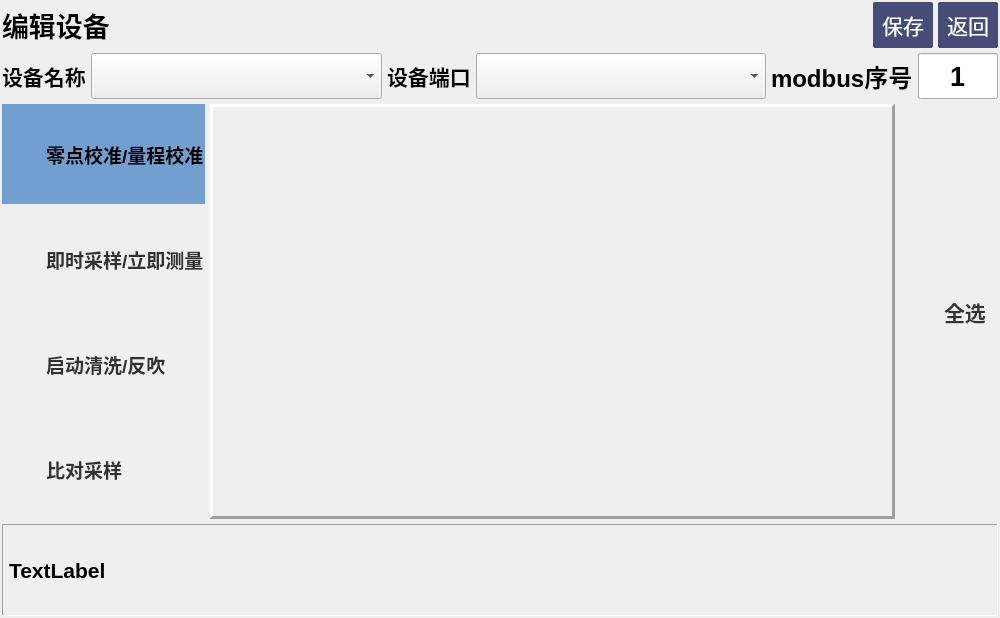
<?xml version="1.0" encoding="UTF-8"?>
<ui version="4.0">
 <class>EditRCDevice</class>
 <widget class="QWidget" name="EditRCDevice">
  <property name="geometry">
   <rect>
    <x>0</x>
    <y>0</y>
    <width>1000</width>
    <height>618</height>
   </rect>
  </property>
  <property name="sizePolicy">
   <sizepolicy hsizetype="Preferred" vsizetype="Preferred">
    <horstretch>0</horstretch>
    <verstretch>0</verstretch>
   </sizepolicy>
  </property>
  <property name="windowTitle">
   <string>编辑设备</string>
  </property>
  <layout class="QVBoxLayout" name="verticalLayout" stretch="1,1,9,2">
   <property name="spacing">
    <number>5</number>
   </property>
   <property name="sizeConstraint">
    <enum>QLayout::SetDefaultConstraint</enum>
   </property>
   <property name="leftMargin">
    <number>2</number>
   </property>
   <property name="topMargin">
    <number>2</number>
   </property>
   <property name="rightMargin">
    <number>2</number>
   </property>
   <property name="bottomMargin">
    <number>2</number>
   </property>
   <item>
    <layout class="QHBoxLayout" name="horizontalLayout_8" stretch="7,0,0">
     <item>
      <widget class="QLabel" name="label_3">
       <property name="font">
        <font>
         <pointsize>20</pointsize>
         <weight>75</weight>
         <bold>true</bold>
        </font>
       </property>
       <property name="text">
        <string>编辑设备</string>
       </property>
      </widget>
     </item>
     <item>
      <widget class="QPushButton" name="editok">
       <property name="sizePolicy">
        <sizepolicy hsizetype="Minimum" vsizetype="Preferred">
         <horstretch>0</horstretch>
         <verstretch>0</verstretch>
        </sizepolicy>
       </property>
       <property name="font">
        <font>
         <pointsize>16</pointsize>
        </font>
       </property>
       <property name="styleSheet">
        <string notr="true">QPushButton{
background-color: rgb(69, 76, 120);
color: rgb(255, 255, 255);
border: none;
border-radius: 2px;
width:60px;

}
 
QPushButton:hover{
background-color: rgb(0, 0, 152);
color: rgb(255, 255, 255);
border: none;
border-radius: 3px;

}
 
QPushButton:pressed{
background-color: rgb(0, 0, 152);
color: rgb(255, 255, 255);

}
</string>
       </property>
       <property name="text">
        <string>保存</string>
       </property>
      </widget>
     </item>
     <item>
      <widget class="QPushButton" name="editreback">
       <property name="sizePolicy">
        <sizepolicy hsizetype="Minimum" vsizetype="Preferred">
         <horstretch>0</horstretch>
         <verstretch>0</verstretch>
        </sizepolicy>
       </property>
       <property name="font">
        <font>
         <pointsize>16</pointsize>
        </font>
       </property>
       <property name="styleSheet">
        <string notr="true">QPushButton{
background-color: rgb(69, 76, 120);
color: rgb(255, 255, 255);
border: none;
border-radius: 2px;
width:60px;

}
 
QPushButton:hover{
background-color: rgb(0, 0, 152);
color: rgb(255, 255, 255);
border: none;
border-radius: 3px;

}
 
QPushButton:pressed{
background-color: rgb(0, 0, 152);
color: rgb(255, 255, 255);

}
</string>
       </property>
       <property name="text">
        <string>返回</string>
       </property>
      </widget>
     </item>
    </layout>
   </item>
   <item>
    <layout class="QHBoxLayout" name="horizontalLayout_7" stretch="0,1,0,1,0,0">
     <item>
      <widget class="QLabel" name="label_6">
       <property name="sizePolicy">
        <sizepolicy hsizetype="Preferred" vsizetype="Preferred">
         <horstretch>0</horstretch>
         <verstretch>0</verstretch>
        </sizepolicy>
       </property>
       <property name="font">
        <font>
         <pointsize>16</pointsize>
         <weight>75</weight>
         <bold>true</bold>
        </font>
       </property>
       <property name="text">
        <string>设备名称</string>
       </property>
      </widget>
     </item>
     <item>
      <widget class="QComboBox" name="editfacBox">
       <property name="sizePolicy">
        <sizepolicy hsizetype="Preferred" vsizetype="Preferred">
         <horstretch>0</horstretch>
         <verstretch>0</verstretch>
        </sizepolicy>
       </property>
       <property name="font">
        <font>
         <pointsize>16</pointsize>
         <weight>75</weight>
         <bold>true</bold>
        </font>
       </property>
       <property name="editable">
        <bool>false</bool>
       </property>
      </widget>
     </item>
     <item>
      <widget class="QLabel" name="label_7">
       <property name="sizePolicy">
        <sizepolicy hsizetype="Preferred" vsizetype="Preferred">
         <horstretch>0</horstretch>
         <verstretch>0</verstretch>
        </sizepolicy>
       </property>
       <property name="font">
        <font>
         <pointsize>16</pointsize>
         <weight>75</weight>
         <bold>true</bold>
        </font>
       </property>
       <property name="text">
        <string>设备端口</string>
       </property>
      </widget>
     </item>
     <item>
      <widget class="QComboBox" name="editcomBox">
       <property name="sizePolicy">
        <sizepolicy hsizetype="Preferred" vsizetype="Preferred">
         <horstretch>0</horstretch>
         <verstretch>0</verstretch>
        </sizepolicy>
       </property>
       <property name="font">
        <font>
         <pointsize>16</pointsize>
         <weight>75</weight>
         <bold>true</bold>
        </font>
       </property>
      </widget>
     </item>
     <item>
      <widget class="QLabel" name="label_10">
       <property name="font">
        <font>
         <pointsize>18</pointsize>
         <weight>75</weight>
         <bold>true</bold>
        </font>
       </property>
       <property name="text">
        <string>modbus序号</string>
       </property>
      </widget>
     </item>
     <item>
      <widget class="QLineEdit" name="e_modbusindex">
       <property name="sizePolicy">
        <sizepolicy hsizetype="Fixed" vsizetype="Preferred">
         <horstretch>0</horstretch>
         <verstretch>0</verstretch>
        </sizepolicy>
       </property>
       <property name="minimumSize">
        <size>
         <width>80</width>
         <height>0</height>
        </size>
       </property>
       <property name="maximumSize">
        <size>
         <width>30</width>
         <height>16777215</height>
        </size>
       </property>
       <property name="font">
        <font>
         <pointsize>20</pointsize>
         <weight>75</weight>
         <bold>true</bold>
        </font>
       </property>
       <property name="text">
        <string>1</string>
       </property>
       <property name="alignment">
        <set>Qt::AlignCenter</set>
       </property>
      </widget>
     </item>
    </layout>
   </item>
   <item>
    <layout class="QHBoxLayout" name="horizontalLayout_6" stretch="0,7,1">
     <item>
      <layout class="QVBoxLayout" name="verticalLayout_7">
       <item>
        <widget class="QCheckBox" name="editcmd1">
         <property name="sizePolicy">
          <sizepolicy hsizetype="Minimum" vsizetype="Preferred">
           <horstretch>0</horstretch>
           <verstretch>0</verstretch>
          </sizepolicy>
         </property>
         <property name="font">
          <font>
           <pointsize>14</pointsize>
           <weight>75</weight>
           <bold>true</bold>
          </font>
         </property>
         <property name="styleSheet">
          <string notr="true">QCheckBox{
	border: none;/*最外层边框*/
}
QCheckBox::indicator{/*选择框尺寸*/
    background-color: rgba(0, 0, 0, 0);
	color:black;
    border: 0px solid #b1b1b1;
        width: 38px;
        height: 32px;
	font 75  18px &quot;Ubuntu&quot;;
}
QCheckBox:enabled:checked{
        color: rgb(0, 0, 0);
        font 75  18px &quot;Ubuntu&quot;;
			
		background-color: rgb(114, 159, 207);
}
QCheckBox:enabled:!checked{
        color: rgb(50, 50, 50);
       font 75  18px &quot;Ubuntu&quot;;

}
QCheckBox:enabled:hover{
      	font 75  20px &quot;Ubuntu&quot;;
        color: rgb(0, 20, 155);
}
QCheckBox:!enabled{
	color: rgb(80, 80, 80);
}
 
QCheckBox::indicator:unchecked {
   
	image: url(:/images/Off.png);
}

QCheckBox::indicator:checked {
    image: url(:/images/On.png);
}
</string>
         </property>
         <property name="text">
          <string>零点校准/量程校准</string>
         </property>
         <property name="checked">
          <bool>true</bool>
         </property>
         <property name="autoExclusive">
          <bool>true</bool>
         </property>
        </widget>
       </item>
       <item>
        <widget class="QCheckBox" name="editcmd2">
         <property name="sizePolicy">
          <sizepolicy hsizetype="Preferred" vsizetype="Preferred">
           <horstretch>0</horstretch>
           <verstretch>0</verstretch>
          </sizepolicy>
         </property>
         <property name="font">
          <font>
           <pointsize>14</pointsize>
           <weight>75</weight>
           <bold>true</bold>
          </font>
         </property>
         <property name="styleSheet">
          <string notr="true">QCheckBox{
	border: none;/*最外层边框*/
}
QCheckBox::indicator{/*选择框尺寸*/
    background-color: rgba(0, 0, 0, 0);
	color:black;
    border: 0px solid #b1b1b1;
        width: 38px;
        height: 32px;
	font 75  18px &quot;Ubuntu&quot;;
}
QCheckBox:enabled:checked{
        color: rgb(0, 0, 0);
        font 75  18px &quot;Ubuntu&quot;;
			
		background-color: rgb(114, 159, 207);
}
QCheckBox:enabled:!checked{
        color: rgb(50, 50, 50);
       font 75  18px &quot;Ubuntu&quot;;

}
QCheckBox:enabled:hover{
      	font 75  20px &quot;Ubuntu&quot;;
        color: rgb(0, 20, 155);
}
QCheckBox:!enabled{
	color: rgb(80, 80, 80);
}
 
QCheckBox::indicator:unchecked {
   
	image: url(:/images/Off.png);
}

QCheckBox::indicator:checked {
    image: url(:/images/On.png);
}
</string>
         </property>
         <property name="text">
          <string>即时采样/立即测量</string>
         </property>
         <property name="autoExclusive">
          <bool>true</bool>
         </property>
        </widget>
       </item>
       <item>
        <widget class="QCheckBox" name="editcmd3">
         <property name="sizePolicy">
          <sizepolicy hsizetype="Preferred" vsizetype="Preferred">
           <horstretch>0</horstretch>
           <verstretch>0</verstretch>
          </sizepolicy>
         </property>
         <property name="font">
          <font>
           <pointsize>14</pointsize>
           <weight>75</weight>
           <bold>true</bold>
          </font>
         </property>
         <property name="styleSheet">
          <string notr="true">QCheckBox{
	border: none;/*最外层边框*/
}
QCheckBox::indicator{/*选择框尺寸*/
    background-color: rgba(0, 0, 0, 0);
	color:black;
    border: 0px solid #b1b1b1;
        width: 38px;
        height: 32px;
	font 75  18px &quot;Ubuntu&quot;;
}
QCheckBox:enabled:checked{
        color: rgb(0, 0, 0);
        font 75  18px &quot;Ubuntu&quot;;
			
		background-color: rgb(114, 159, 207);
}
QCheckBox:enabled:!checked{
        color: rgb(50, 50, 50);
       font 75  18px &quot;Ubuntu&quot;;

}
QCheckBox:enabled:hover{
      	font 75  20px &quot;Ubuntu&quot;;
        color: rgb(0, 20, 155);
}
QCheckBox:!enabled{
	color: rgb(80, 80, 80);
}
 
QCheckBox::indicator:unchecked {
   
	image: url(:/images/Off.png);
}

QCheckBox::indicator:checked {
    image: url(:/images/On.png);
}
</string>
         </property>
         <property name="text">
          <string>启动清洗/反吹</string>
         </property>
         <property name="autoExclusive">
          <bool>true</bool>
         </property>
        </widget>
       </item>
       <item>
        <widget class="QCheckBox" name="editcmd4">
         <property name="sizePolicy">
          <sizepolicy hsizetype="Preferred" vsizetype="Preferred">
           <horstretch>0</horstretch>
           <verstretch>0</verstretch>
          </sizepolicy>
         </property>
         <property name="font">
          <font>
           <pointsize>14</pointsize>
           <weight>75</weight>
           <bold>true</bold>
          </font>
         </property>
         <property name="styleSheet">
          <string notr="true">QCheckBox{
	border: none;/*最外层边框*/
}
QCheckBox::indicator{/*选择框尺寸*/
    background-color: rgba(0, 0, 0, 0);
	color:black;
    border: 0px solid #b1b1b1;
        width: 38px;
        height: 32px;
	font 75  18px &quot;Ubuntu&quot;;
}
QCheckBox:enabled:checked{
        color: rgb(0, 0, 0);
        font 75  18px &quot;Ubuntu&quot;;
			
		background-color: rgb(114, 159, 207);
}
QCheckBox:enabled:!checked{
        color: rgb(50, 50, 50);
       font 75  18px &quot;Ubuntu&quot;;

}
QCheckBox:enabled:hover{
      	font 75  20px &quot;Ubuntu&quot;;
        color: rgb(0, 20, 155);
}
QCheckBox:!enabled{
	color: rgb(80, 80, 80);
}
 
QCheckBox::indicator:unchecked {
   
	image: url(:/images/Off.png);
}

QCheckBox::indicator:checked {
    image: url(:/images/On.png);
}
</string>
         </property>
         <property name="text">
          <string>比对采样</string>
         </property>
         <property name="autoExclusive">
          <bool>true</bool>
         </property>
        </widget>
       </item>
      </layout>
     </item>
     <item>
      <widget class="QStackedWidget" name="editTimeframe">
       <property name="frameShape">
        <enum>QFrame::Panel</enum>
       </property>
       <property name="frameShadow">
        <enum>QFrame::Raised</enum>
       </property>
       <property name="lineWidth">
        <number>3</number>
       </property>
       <widget class="QWidget" name="ep1"/>
       <widget class="QWidget" name="ep2"/>
       <widget class="QWidget" name="ep3"/>
       <widget class="QWidget" name="ep4"/>
      </widget>
     </item>
     <item>
      <layout class="QVBoxLayout" name="verticalLayout_8">
       <item>
        <widget class="QCheckBox" name="editSelAll">
         <property name="font">
          <font>
           <pointsize>16</pointsize>
           <weight>75</weight>
           <bold>true</bold>
          </font>
         </property>
         <property name="styleSheet">
          <string notr="true">QCheckBox{
	border: none;/*最外层边框*/
}
QCheckBox::indicator{/*选择框尺寸*/
    background-color: rgba(0, 0, 0, 0);
	color:black;
    border: 0px solid #b1b1b1;
        width: 38px;
        height: 32px;
	font 75  18px &quot;Ubuntu&quot;;
}
QCheckBox:enabled:checked{
        color: rgb(0, 0, 0);
        font 75  18px &quot;Ubuntu&quot;;
			
		background-color: rgb(114, 159, 207);
}
QCheckBox:enabled:!checked{
        color: rgb(50, 50, 50);
       font 75  18px &quot;Ubuntu&quot;;

}
QCheckBox:enabled:hover{
      	font 75  20px &quot;Ubuntu&quot;;
        color: rgb(0, 20, 155);
}
QCheckBox:!enabled{
	color: rgb(80, 80, 80);
}
 
QCheckBox::indicator:unchecked {
   
	image: url(:/images/Off.png);
}

QCheckBox::indicator:checked {
    image: url(:/images/On.png);
}
</string>
         </property>
         <property name="text">
          <string>全选</string>
         </property>
        </widget>
       </item>
      </layout>
     </item>
    </layout>
   </item>
   <item>
    <widget class="QLabel" name="editcmdinfo">
     <property name="font">
      <font>
       <pointsize>16</pointsize>
       <weight>75</weight>
       <bold>true</bold>
      </font>
     </property>
     <property name="frameShape">
      <enum>QFrame::Panel</enum>
     </property>
     <property name="frameShadow">
      <enum>QFrame::Sunken</enum>
     </property>
     <property name="text">
      <string>TextLabel</string>
     </property>
    </widget>
   </item>
  </layout>
 </widget>
 <resources/>
 <connections/>
</ui>
